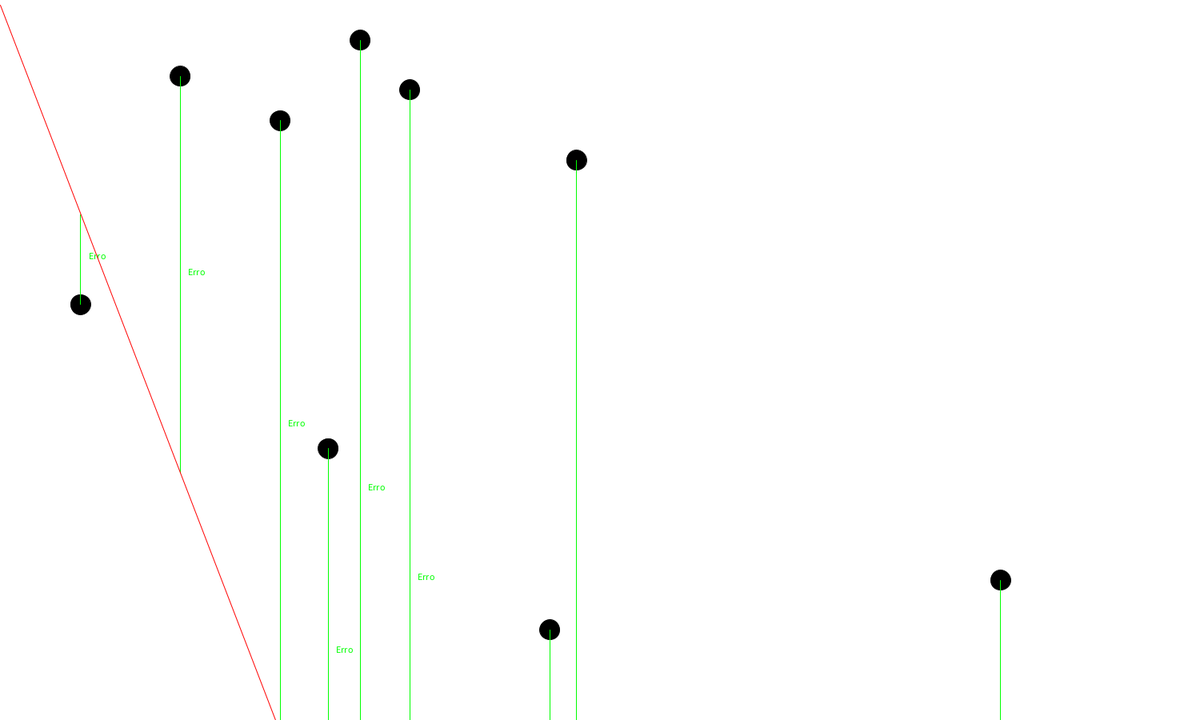
Frame 1 (no input)
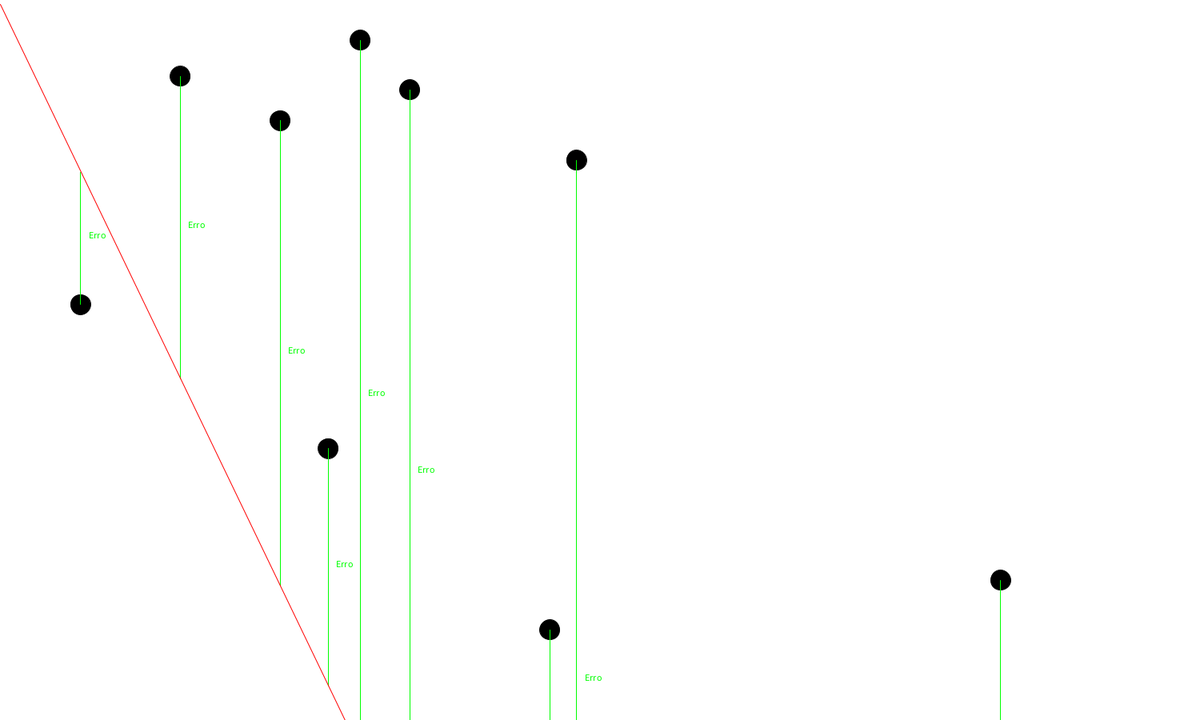
Frame 60 (the mouse pressed at the canvas centre just before this capture)
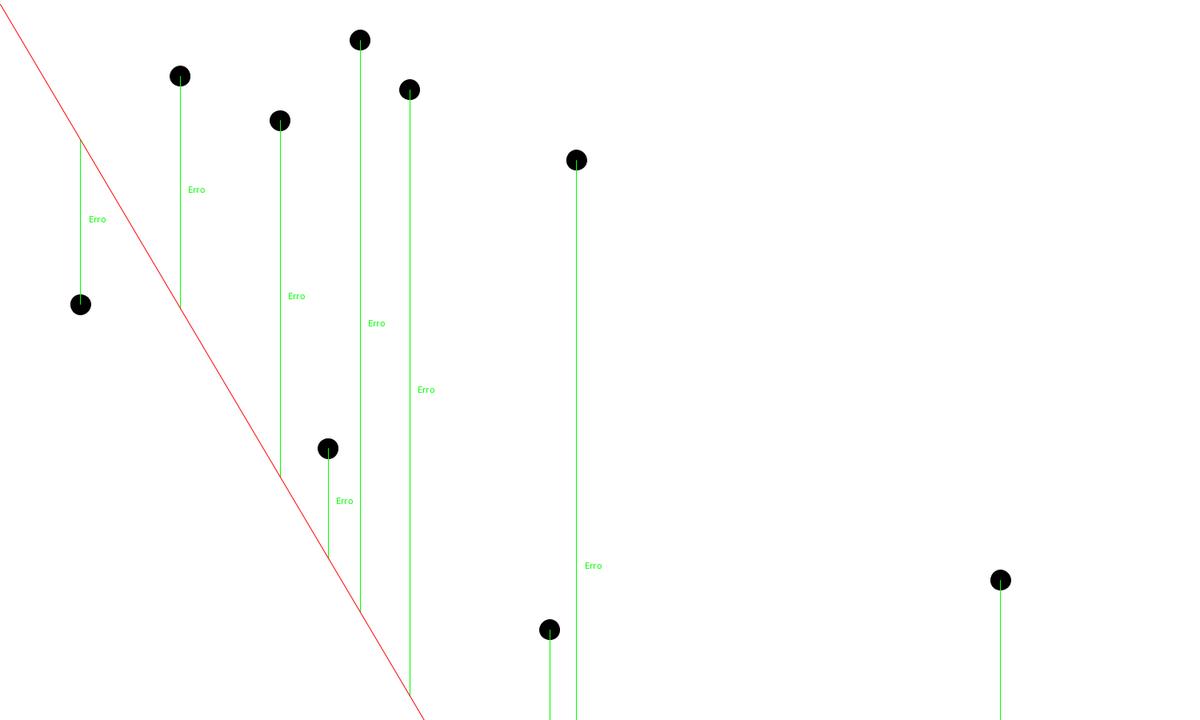
Frame 120 (the mouse held since frame 60 and released just before this capture)

The Processing sketch that drew these frames (run headless with seeded random() and noise(); from frame 60 on, the mouse is pressed at the canvas centre):

// Processing sketch: gradientDescent
// ── gradientDescent.pde
float[] X = {100.7, 350, 410.3, 720.6, 1250.8, 450.12, 225.34, 512.12, 687.15};
float[] Y = {380.8, 150.9, 560.6, 200.3, 725.12, 50.12, 95.34, 112.12, 787.15};
float alpha;
float w0;
float w1;
float t;

float Y_hip(float x, float w0, float w1){
  float y = w0 + w1*x;
  return y;
}

float passo_grad_w0(float[] X, float[] Y, float w0, float w1){
  float soma = 0;
  for(int i=0; i<X.length; i++){
    soma += Y_hip(X[i], w0, w1) - Y[i];
  }
  return soma;
}

float passo_grad_w1(float[] X, float[] Y, float w0, float w1){
  float soma = 0;
  for(int i=0; i<X.length; i++){
    soma += (Y_hip(X[i], w0, w1) - Y[i]) * X[i];
  }
  return soma;
}

float gradiente_w0(float[] X, float[] Y, float w0, float w1, float alpha){
  float m = X.length;
  w0 -= alpha * 1/m * passo_grad_w0(X, Y, w0, w1);
  return w0;
}

float gradiente_w1(float[] X, float[] Y, float w0, float w1, float alpha){
  float m = X.length;
  w1 -= alpha * 1/m * passo_grad_w0(X, Y, w0, w1);
  return w1;
}

float custo(float[] X, float[] Y, float w0, float w1){
  float custo = 0;
  float m = X.length;
    for(int i=0; i<m; i++){
      custo += Math.pow((Y_hip(X[i], w0, w1) - Y[i]), 2);
    }
  custo /= m;
  return custo;
}

void setup(){
  size(1500, 900);
  alpha = 0.00001;
  w0 = random(10);
  w1 = random(10);
  t = 0;
}

void draw(){
  background(255);
  for(int i=0; i<X.length; i++){
    stroke(0);
    fill(0);
    ellipse(X[i], Y[i], 25, 25);
    stroke(0, 255, 0);
    fill(0, 255, 0);
    text("Erro", X[i] + 10, Y_hip(X[i], w0, w1) + ((Y[i] - Y_hip(X[i], w0, w1)) / 2));
    line(X[i], Y[i], X[i], Y_hip(X[i], w0, w1));
  }
  
  float Xstart = 0;
  float Xend = 1500;
  stroke(255, 0, 0);
  fill(255, 0, 0);
  text("Hipótese", width/2 - 60, Y_hip(width/2, w0, w1));
  line(Xstart, Y_hip(Xstart, w0, w1), Xend, Y_hip(Xend, w0, w1));
  w0 = gradiente_w0(X, Y, w0, w1, alpha);
  w1 = gradiente_w1(X, Y, w0, w1, alpha);
  
  stroke(0, 0, 255);
  fill(0, 0, 255);
  text("Custo", t + 50, 0.01*custo(X, Y, w0, w1));
  ellipse(t, 0.01*custo(X, Y, w0, w1), 50, 50);
  t += 1;
}
